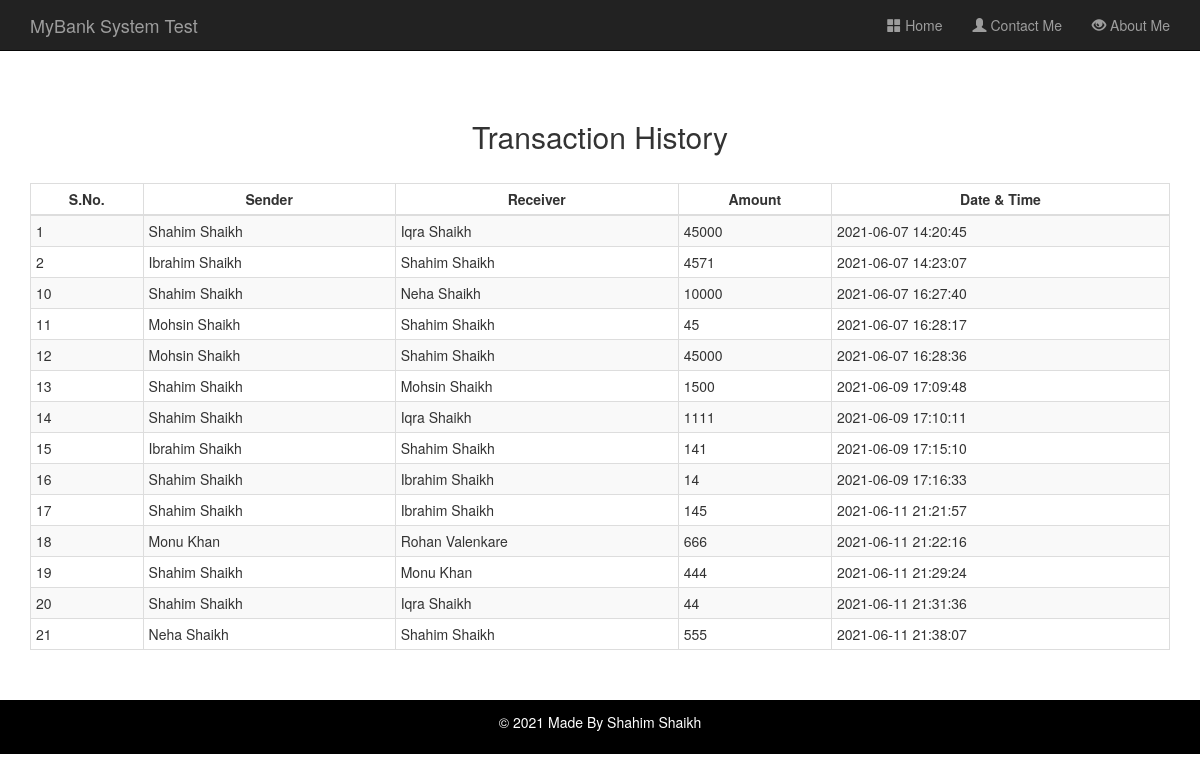
Screenshot of /transectionhistory.php with the database file from the repository.
### tables this page shows
CREATE TABLE `transaction` (
  `sno` int(3) NOT NULL,
  `sender` text NOT NULL,
  `receiver` text NOT NULL,
  `balance` int(8) NOT NULL,
  `datetime` datetime NOT NULL DEFAULT current_timestamp()
);

### transectionhistory.php (the view, shortened to what this page needs)
<!DOCTYPE html>
<html lang="en">
<head>
    <link rel="stylesheet" href="https://maxcdn.bootstrapcdn.com/bootstrap/3.3.7/css/bootstrap.min.css">
    <link rel="stylesheet" type="text/css" href="css/style.css">
</head>
<body>
<?php include 'header.php' ?>
<div class="container" id="content">
        <h2 class="text-center pt-4">Transaction History</h2>
       <br>
       <div class="table-responsive-sm">
    <table class="table table-hover table-striped table-condensed table-bordered">
        <thead>
            <tr>
                <th class="text-center">S.No.</th>
                <th class="text-center">Sender</th>
                <th class="text-center">Receiver</th>
                <th class="text-center">Amount</th>
                <th class="text-center">Date & Time</th>
            </tr>
        </thead>
        <tbody>
        <?php
            include 'config.php';
            $sql ="select * from transaction";
            $query =mysqli_query($conn, $sql);
            while($rows = mysqli_fetch_assoc($query))
            {
        ?>
            <tr>
            <td class="py-2"><?php echo $rows['sno']; ?></td>
            <td class="py-2"><?php echo $rows['sender']; ?></td>
            <td class="py-2"><?php echo $rows['receiver']; ?></td>
            <td class="py-2"><?php echo $rows['balance']; ?> </td>
            <td class="py-2"><?php echo $rows['datetime']; ?> </td>
        <?php
            }
        ?>
        </tbody>
    </table>
    </div>
</div>
<?php include 'footer.php' ?>
</body>
</html>

### header.php (shortened to what this page needs)
<nav class="navbar navbar-inverse navbar-fixed-top">
        <div class="container">
            <div class="navbar-header">
                <a href="index.php" class="navbar-brand">MyBank System Test</a>
            </div>
            <div class="collapse navbar-collapse" id="myNavbar">
                <ul class="nav navbar-nav navbar-right">
                    <li><a href="index.php"><span class="glyphicon glyphicon-th-large "> </span>  Home</a></li>
                    <li><a href="contactus.php"><span class="glyphicon glyphicon-user "> </span>  Contact Me</a></li>
                    <li><a href="aboutus.php"><span class="glyphicon glyphicon-eye-open "> </span>  About Me</a></li>
                </ul>
            </div>
        </div>
    </nav>
</body>
</html>

### footer.php (shortened to what this page needs)
<footer>
<div class="container-fluid" id="footer">
<center>
<p>&copy 2021 Made By Shahim Shaikh</p>
</center>
</div>
</footer>

### css/style.css (style rules this page uses)
html,body { height: 100%; width: 100%; }
body { padding-top: 100px ; }
.container { max-height: 600px; }
#content { min-height: 600px; }

### footer.php (style rules this page uses)
footer { background-color: black; color: white; padding: 1%; }

### rows the page displays
transaction: sno "1", sender "Shahim Shaikh", receiver "Iqra Shaikh", balance "45000", datetime "2021-06-07 14:20:45"
transaction: sno "2", sender "Ibrahim Shaikh", receiver "Shahim Shaikh", balance "4571", datetime "2021-06-07 14:23:07"
transaction: sno "10", sender "Shahim Shaikh", receiver "Neha Shaikh", balance "10000", datetime "2021-06-07 16:27:40"
transaction: sno "11", sender "Mohsin Shaikh", receiver "Shahim Shaikh", balance "45", datetime "2021-06-07 16:28:17"
transaction: sno "12", sender "Mohsin Shaikh", receiver "Shahim Shaikh", balance "45000", datetime "2021-06-07 16:28:36"
transaction: sno "13", sender "Shahim Shaikh", receiver "Mohsin Shaikh", balance "1500", datetime "2021-06-09 17:09:48"
transaction: sno "14", sender "Shahim Shaikh", receiver "Iqra Shaikh", balance "1111", datetime "2021-06-09 17:10:11"
transaction: sno "15", sender "Ibrahim Shaikh", receiver "Shahim Shaikh", balance "141", datetime "2021-06-09 17:15:10"
transaction: sno "16", sender "Shahim Shaikh", receiver "Ibrahim Shaikh", balance "14", datetime "2021-06-09 17:16:33"
transaction: sno "17", sender "Shahim Shaikh", receiver "Ibrahim Shaikh", balance "145", datetime "2021-06-11 21:21:57"
transaction: sno "18", sender "Monu Khan", receiver "Rohan Valenkare", balance "666", datetime "2021-06-11 21:22:16"
transaction: sno "19", sender "Shahim Shaikh", receiver "Monu Khan", balance "444", datetime "2021-06-11 21:29:24"
transaction: sno "20", sender "Shahim Shaikh", receiver "Iqra Shaikh", balance "44", datetime "2021-06-11 21:31:36"
transaction: sno "21", sender "Neha Shaikh", receiver "Shahim Shaikh", balance "555", datetime "2021-06-11 21:38:07"
